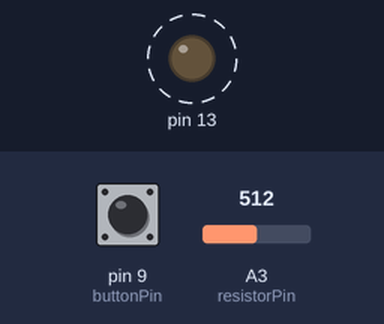
This sketch was run on a simulated Arduino Uno, built with avr-gcc and run on an emulated ATmega328P. Parts: output pins drawn as LEDs (lit = HIGH). Dashed ring = blinking. Inputs (shaded band) come from the test bench; at power-on: pin 9 (buttonPin) HIGH, A3 (resistorPin) = 512. What the sketch prints to the serial monitor is not drawn.

Above: at 1.26 s.
1.3 s: pin 9 (buttonPin) pulled LOW for 0.15 s
Timing chart, 0 to 10.3 s (numbered marks = the images above; inputs shaded):
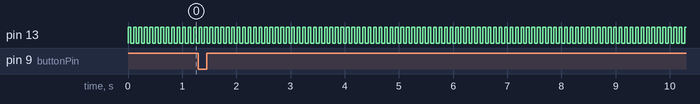

Measured:
- by itself, pin 13: alternates HIGH for 0.05 s and LOW for 0.05 s

The sketch:

arduino.ino
```cpp
#include <SoftwareSerial.h>

// removed comments
// original ino script can be found on
// http://playground.arduino.cc/Main/MPU-6050

#include <Wire.h>

float sourceVoltage=5.0;
float voltageR2;
float resistor;
float resistorValue = 0;
float resistorDiff = 0;

int resistorPin = 3;
int buttonPin = 9;

int voltageR1 = 2200.0;
int buttonValue = 1;
long result = 0;

void setup() {
    Serial.begin(9600);

    pinMode(buttonPin, INPUT);
    pinMode(13, OUTPUT);
}

void loop() {

    // if red LED blinks -> Arduino is running
    digitalWrite(13, HIGH);
    delay(50);
    digitalWrite(13, LOW);
    delay(50);

    // read resistor of cap
    result = 0;
    for(int i=0;i<5;i++){
        result += analogRead(resistorPin);
    }
    result=trunc(result/5);

    if(result != 0) {
        voltageR2 = (sourceVoltage/1023.0) * result;
        resistor = voltageR1 * (voltageR2 / (sourceVoltage - voltageR2));
        resistorDiff = resistor - resistorValue;

        // only send resistor value if there was a change
        if(resistor < 3000 && resistor > 0 && abs(resistorDiff) > 100) {
            Serial.print(F("%1%{\"resistorValue\":"));
            Serial.print(resistor,2);
            Serial.println(F("}1%1"));
            resistorValue = resistor;
        }
    }

    // if can button was clicked send serial message
    if(buttonValue != digitalRead(buttonPin) && buttonValue == 0) {
        // on buttonUp send serial
        Serial.println(F("%2%{\"buttonClick\":true}2%2"));
    }
    buttonValue = digitalRead(buttonPin);

}
```
